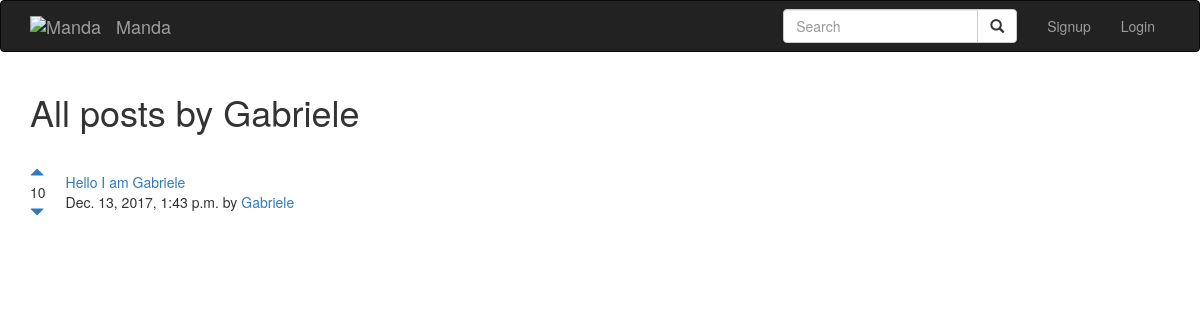
Before: /posts/user/12 with the older database file.
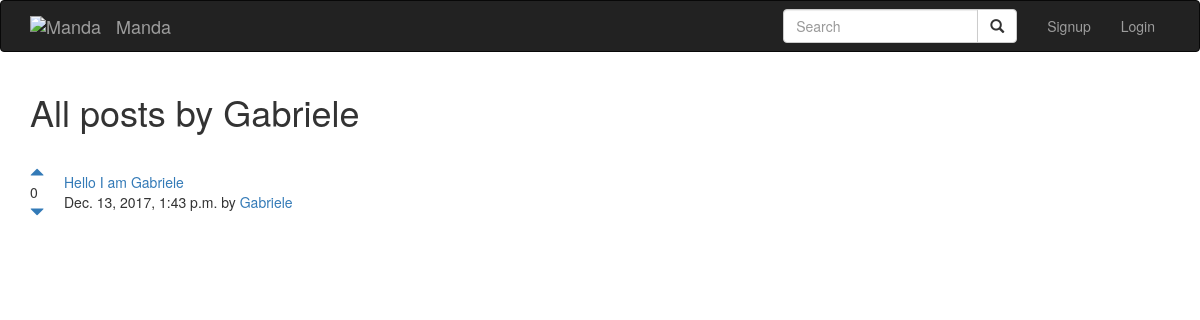
After: the same page with the newer database file.
### posts/models.py (models this page shows)
class Post(models.Model):
	title = models.CharField(max_length = 200)
	url = models.TextField()
	pub_date = models.DateTimeField()
	author = models.ForeignKey(User, on_delete=models.CASCADE)
	votes_total = models.IntegerField(default = 1)

### posts/views.py (the view)
# urls.py: url(r'^user/(?P<pk>[0-9]+)', views.userposts, name='userposts'),
def userposts(request, pk):
	posts = Post.objects.filter(author__id=pk).order_by('-votes_total', '-pub_date')
	author = User.objects.get(pk=pk)
	return render(request, 'posts/userposts.html', {'posts':posts, 'author':author})

### posts/templates/posts/userposts.html (shortened to what this page needs)
{% extends 'base.html' %}
{% block content %}
<h1> All posts by {{ author.username }}</h1>
<br />
{% for post in posts.all %}
<table>
	<tr>
		<td style="padding-right: 20px;"> <a href="#" onClick="document.getElementById('upvote{{ post.id }}').submit()"><span class="glyphicon glyphicon-triangle-top"></span> </a> <br /> {{post.votes_total}} <br /> <a href="#" onClick="document.getElementById('downvote{{ post.id }}').submit()"> <span class="glyphicon glyphicon-triangle-bottom"></span> </td>
		<td> <a href="{{post.url}}">{{post.title}}</a> <br /> {{ post.pub_date }} by <a href="{% url 'posts:userposts' post.author.id %}">{{ post.author.username }}</a><br /></td>
	</tr>
</table>
{% endfor %}
{% endblock %}

Changed rows visible on the page:
changed Post "Hello I am Gabriele": votes_total "10" → "0"
